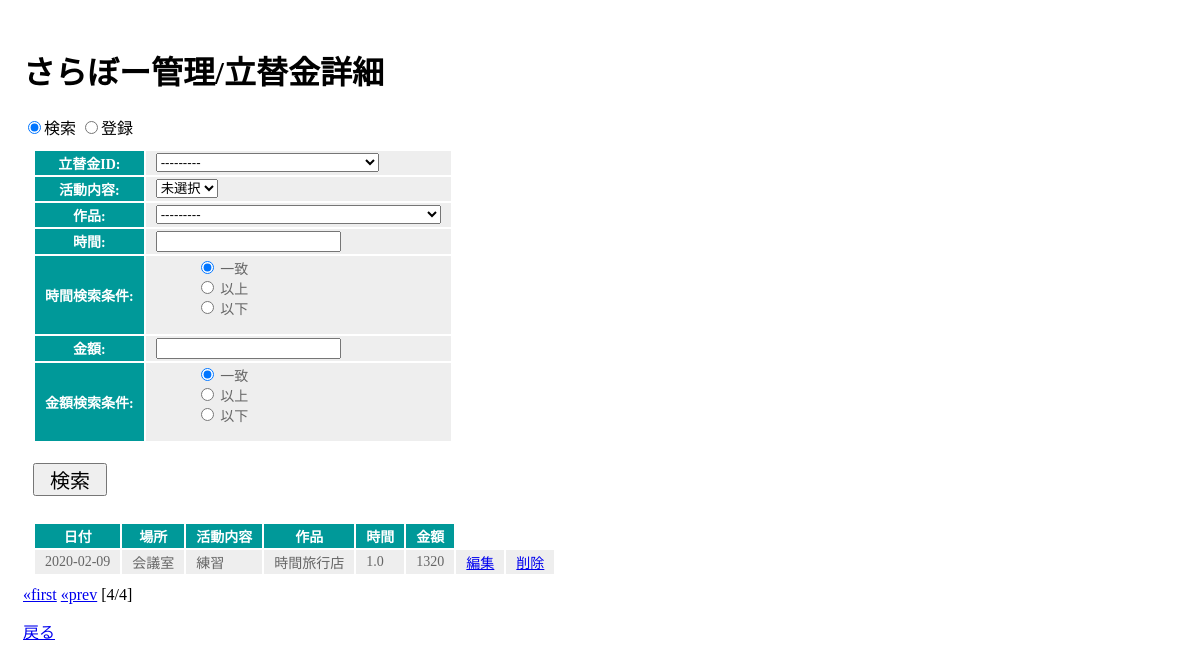
Page /appMoney/payment_detail/4 (signed in) on the earlier database version.
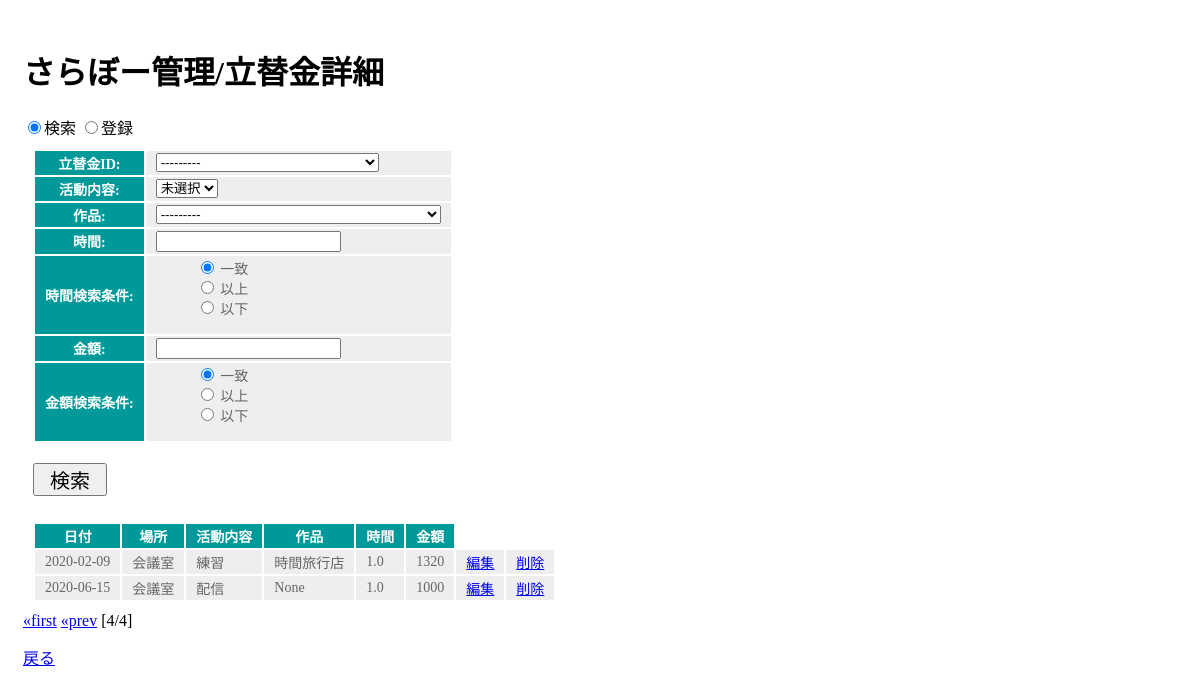
Same page on the later database version.
### appMoney/models.py (models this page shows)
class Payment_detail(models.Model):
    activity_id = models.IntegerField()
    content = models.IntegerField()
    work_id = models.IntegerField(blank=True, null=True)
    hour = models.FloatField()
    money = models.DecimalField(max_digits=10, decimal_places=0)

### appMoney/views.py (the view, shortened to what this page needs)
# urls.py: path('payment_detail/', appMoney.views.payment_detail, name='payment_detail'),
@login_required
def payment_detail(request, num=1):
    global chk
    global message
    whereSQL = []
    sql =  "SELECT p.payDate, "
    sql += "pd.id, "
    sql += "CASE p.place "
    sql += "	WHEN 0 THEN '会議室'"
    sql += "	WHEN 1 THEN 'スタジオ'"
    sql += "END AS place, "
    sql += "CASE pd. content "
    sql += "	WHEN 0 THEN '収録'"
    sql += "	WHEN 1 THEN '練習'"
    sql += "	WHEN 2 THEN '配信'"
    sql += "END AS content, "
    sql += "w.title, "
    sql += "pd.hour, "
    sql += "pd.money "
    sql += "FROM appMoney_payment_detail AS pd "
    sql += "INNER JOIN appMoney_payment AS p "
    sql += "ON pd.activity_id = p.id "
    sql += "LEFT OUTER JOIN appWorks_works AS w "
    sql += "ON pd.work_id = w.id "
    sql += ';'
    data = Payment_detail.objects.raw(sql)
    page = Paginator(data, 5)
    col = ('日付', '場所', '活動内容', '作品', '時間', '金額')
    params= {
        'title':'さらぼー管理/立替金詳細',
        'type':'立替金詳細',
        'msg':message,
        'inputForm':paymentDetailForm(),
        'searchForm':searchPaymentDetailForm(),
        'data':page.get_page(num),
        'col':col,
        'sumPos':'',
        'chk':chk,
    }
    if 'input' in request.POST:
        params['inputForm'] = paymentDetailForm(request.POST)
        params['chk'] = False
    elif 'search' in request.POST:
        params['searchForm'] = searchPaymentDetailForm(request.POST)
        params['chk'] = True
    return render(request, 'appMoney/blance.html', params)

### appMoney/forms.py
class paymentDetailForm(forms.Form):
    activity_id = forms.ModelChoiceField(queryset=Payment.objects.all(),
                                    label="立替金ID",
                                    to_field_name="id")
    content = forms.ChoiceField(label="活動内容",
                                choices=listContents,
                                initial=[0, '収録'])
    works = forms.ModelChoiceField(queryset=Works.objects.all(),
                                    label="作品",
                                    to_field_name="id",
                                    required=False)
    hour = forms.FloatField(label="時間")

### appMoney/models.py (called while the page is built)
    def __str__(self):
        if self.place == 0:
            strPlace = '会議室'
        else:
            strPlace = 'スタジオ'
        strDate = str(self.payDate)
        return strDate + ':' + strPlace + '(' + self.user + ')'

### appWorks/models.py (called while the page is built)
    def __str__(self):
        return self.title

### appMoney/templates/appMoney/blance.html (shortened to what this page needs)
﻿{% load static %}
<!DOCTYPE html>
<html lang="ja">
<head>
    <link rel="stylesheet" type="text/css" href="{% static 'css/blance.css' %}">
</head>
<body>
    <h1>{{title}}</h1>
    {% if chk == True %}
        <input class="check" type="radio" name="select" value="search" checked>検索
        <input class="check" type="radio" name="select" value="input">登録
    {% else %}
        <input class="check" type="radio" name="select" value="search">検索
        <input class="check" type="radio" name="select" value="input" checked>登録
    {% endif %}
    <form class="search_form" action="{% url 'blance' %}" method="post">
        <table>
            {{ searchForm.as_table }}
        </table>
        <input class="btn" type="submit" name="search" value="検索">
    </form>
    <table class="data-table">
        <tr class="thead">
            {% for column in col %}
                <th>{{column}}</th>
            {% endfor %}
        </tr>
        {% if type == '収支' %}
            {% for item in data %}
            <tr>
                <td class="data-id">{{item.id}}</td>
                <td data-label="日付">{{item.posDate|date:"Y-m-d"}}</td>
                <td data-label="収支">{% if item.blance == 0 %}収入
                                        {% else %}支出{% endif %}</td>
                <td data-label="ユーザー">{{item.user}}</td>
                <td data-label="金額">{{item.money}}</td>
                <td data-label="備考">{{item.note}}</td>
                <td><a href="{% url 'edit' page='blance' id=item.id %}">編集</a></td>
                <td><a href="{% url 'delete' page='blance' id=item.id %}">削除</a></td>
            </tr>
            {% endfor %}
        {% else %}
            {% for item in data %}
            <tr>
                <td data-label="日付">{{item.payDate|date:"Y-m-d"}}</td>
                <td data-label="場所">{{item.place}}</td>
                <td data-label="活動内容">{{item.content}}</td>
                <td data-label="作品">{{item.title}}</td>
                <td data-label="時間">{{item.hour}}</td>
                <td data-label="金額">{{item.money}}</td>
                <td><a href="{% url 'edit' page='payment_detail' id=item.id %}">編集</a></td>
                <td><a href="{% url 'delete' page='payment_detail' id=item.id %}">削除</a></td>
            </tr>
            {% endfor %}
        {% endif %}
    </table>
    <div class="pagination">
        {% if type == '収支' %}
            {% if data.has_previous %}
                <a href="{% url 'blance' %}">&laquo;first</a>
                <a href="{% url 'blance' %}{{data.previous_page_number}}">&laquo;prev</a>
            {% endif %}
            <span class="current">
                [{{data.number}}/{{data.paginator.num_pages}}]
            </span>
            {% if data.has_next %}
                <a href="{% url 'blance' %}{{data.next_page_number}}">next&raquo;</a>
                <a href="{% url 'blance' %}{{data.paginator.num_pages}}">last&raquo;</a>
            {% endif %}
        {% else %}
            {% if data.has_previous %}
                <a href="{% url 'payment_detail' %}">&laquo;first</a>
                <a href="{% url 'payment_detail' %}{{data.previous_page_number}}">&laquo;prev</a>
            {% endif %}
            <span class="current">
                [{{data.number}}/{{data.paginator.num_pages}}]
            </span>
        {% endif %}
    </div>
    <a class="return" href="{% url 'index' %}">戻る</a>
</body>
</html>

Differences in the rows shown:
added Payment_detail: payDate "2020-06-15", place "会議室", content "配信", title "None", hour "1.0", money "1000"
